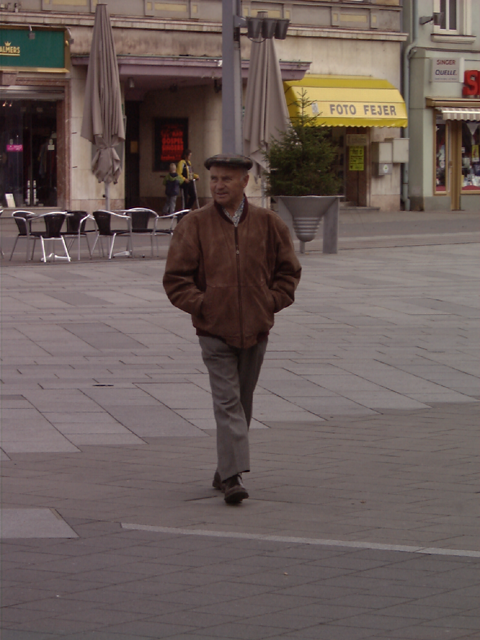
#> input picture opencv/pedestrian-detection/images/person2.png, 480 x 640 px
$ jupyter execute Untitled.ipynb   (shell and % lines are left out)
#> lines starting #> are read from the running program, lines starting #| are printed output that depends on the picture; after the words box and inside, x2 and y2 are one past the last pixel; in counts of white or black regions, pixels touching at a corner belong together
[cell 1]
import cv2
import matplotlib.pyplot as plt
import numpy as np
plt.rcParams['figure.figsize'] = [15, 10]

[cell 2]
hog = cv2.HOGDescriptor()
hog.setSVMDetector(cv2.HOGDescriptor_getDefaultPeopleDetector())

[cell 3]
image_path = 'images/person2.png'
image = cv2.imread(image_path)
#> image is the input picture: shape (640, 480, 3); mean B, G, R 89.8, 93.3, 107
image = cv2.cvtColor(image, cv2.COLOR_BGR2RGB)

[cell 4]
# detect people in the image
(rectangles, weights) = hog.detectMultiScale(image, winStride=(4, 4), padding=(3, 3), scale=1.05)
#> rectangles = [[135, 144, 200, 399]]; weights = [2.92]

[cell 5]
for (x, y, w, h) in rectangles:
    cv2.rectangle(image, (x, y), (x + w, y + h), (0, 0, 255), 2)
#> this loop made 1 pass
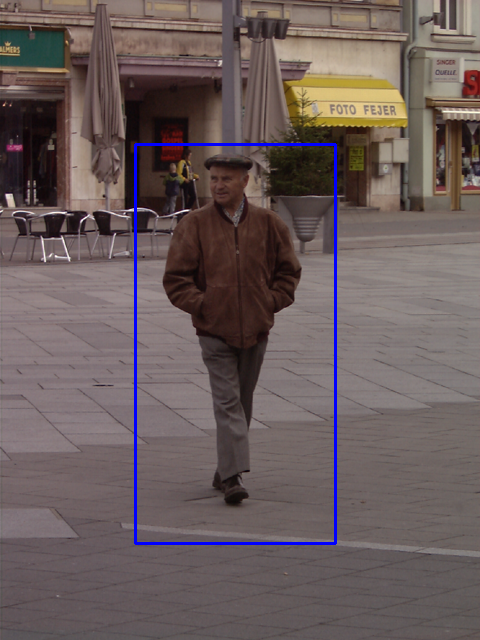
#> image: shape (640, 480, 3); mean R, G, B 105.9, 92.3, 91.8

Zastosować metodę "Non Maximum Suppression" w odniesieniu do ograniczników, stosując dość duży próg nakładania się, aby spróbować utrzymać nakładające się skrzynie, które nadal są ludźmi.

[cell 6]
rectangless = np.array([[x, y, x + w, y + h] for (x, y, w, h) in rectangles])
#> rectangless = [[135, 144, 335, 543]]

[cell 7]
for (xA, yA, xB, yB) in rectangless:
    cv2.rectangle(image, (xA, yA), (xB, yB), (0, 255, 0), 2)
#> this loop made 1 pass
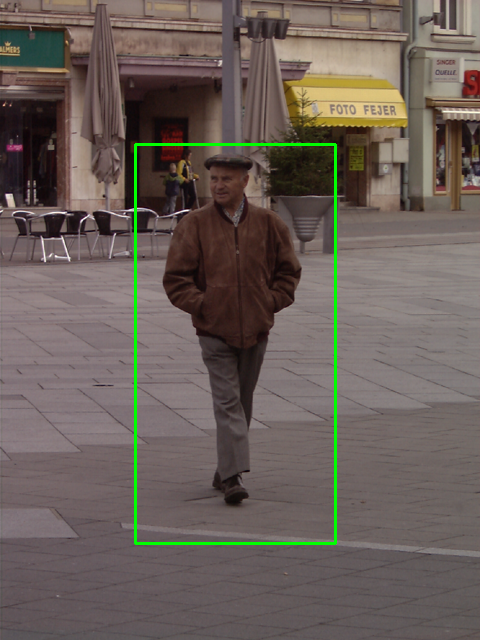
#> image: shape (640, 480, 3); 1.17% of pixels changed, all inside (x1, y1, x2, y2) = (134, 143, 337, 545)

plt.imshow(image)

$ run again, with opencv/pedestrian-detection/images/person1.png copied over opencv/pedestrian-detection/images/person2.png
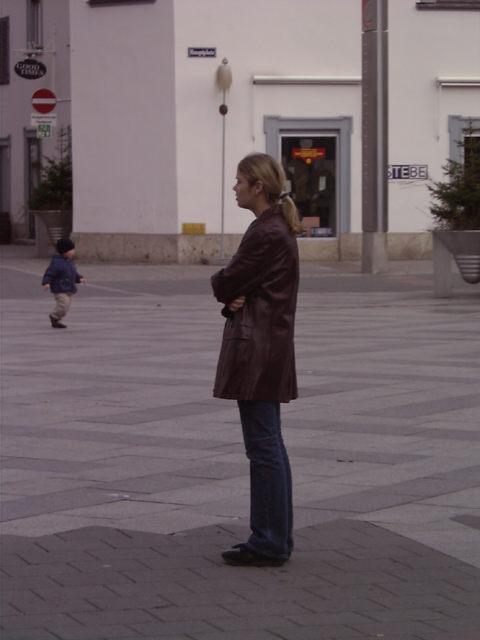
#> input picture opencv/pedestrian-detection/images/person1.png, 480 x 640 px
#> image is the input picture: shape (640, 480, 3); mean B, G, R 103.7, 99.5, 111.5
#> rectangles = [[26, 213, 71, 141], [165, 174, 195, 391]]; weights = [1.23, 2.33]
#> the loop `for (x, y, w, h) in rectangles:` made 2 passes
#> after the loop `for (x, y, w, h) in rectangles:`:
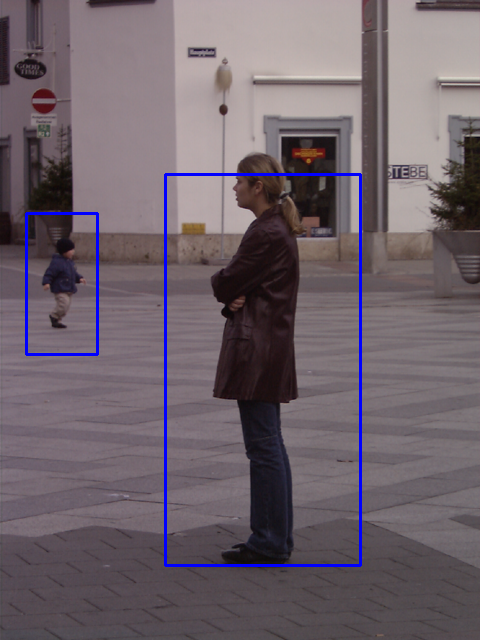
#> image: shape (640, 480, 3); mean R, G, B 109.8, 98, 106.2
#> rectangless = [[26, 213, 97, 354], [165, 174, 360, 565]]
#> the loop `for (xA, yA, xB, yB) in rectangless:` made 2 passes
#> after the loop `for (xA, yA, xB, yB) in rectangless:`:
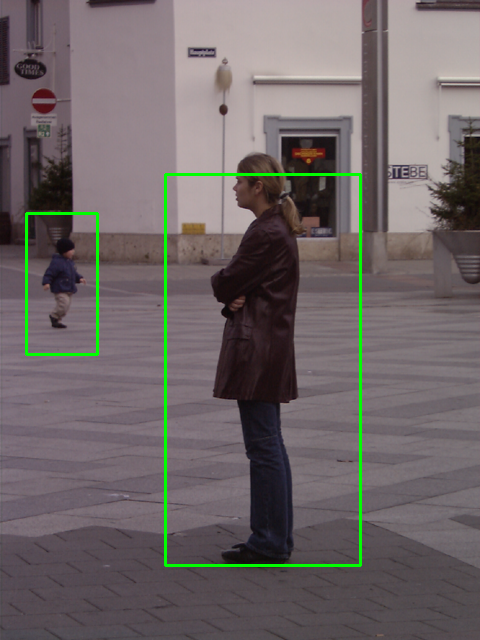
#> image: shape (640, 480, 3); 1.56% of pixels changed, all inside (x1, y1, x2, y2) = (25, 173, 362, 567)

$ run again, with opencv/pedestrian-detection/images/person3.png copied over opencv/pedestrian-detection/images/person2.png
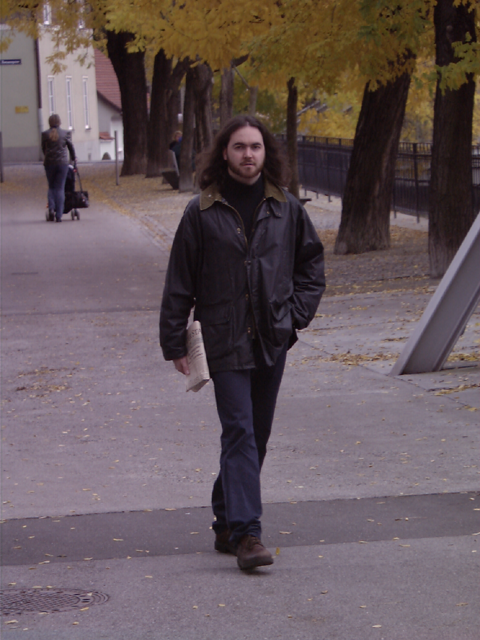
#> input picture opencv/pedestrian-detection/images/person3.png, 480 x 640 px
#> image is the input picture: shape (640, 480, 3); mean B, G, R 91.9, 87.8, 102.2
#> rectangles = [[16, 77, 87, 173], [160, 28, 74, 148], [123, 140, 232, 464]]; weights = [3.93, 0.331, 2.68]
#> the loop `for (x, y, w, h) in rectangles:` made 3 passes
#> after the loop `for (x, y, w, h) in rectangles:`:
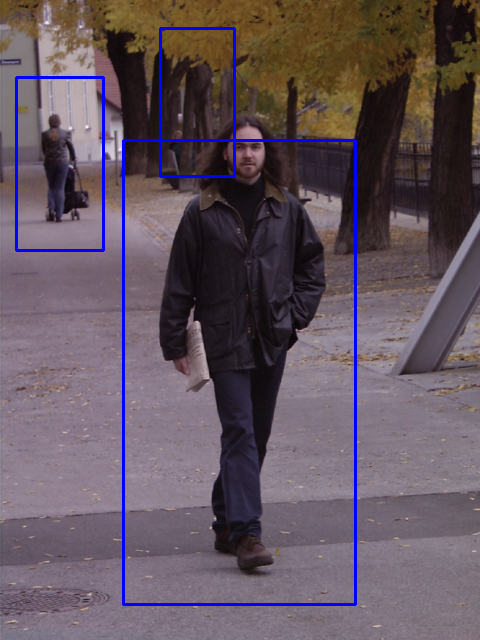
#> image: shape (640, 480, 3); mean R, G, B 99.7, 85.7, 95.5
#> rectangless = [[16, 77, 103, 250], [160, 28, 234, 176], [123, 140, 355, 604]]
#> the loop `for (xA, yA, xB, yB) in rectangless:` made 3 passes
#> after the loop `for (xA, yA, xB, yB) in rectangless:`:
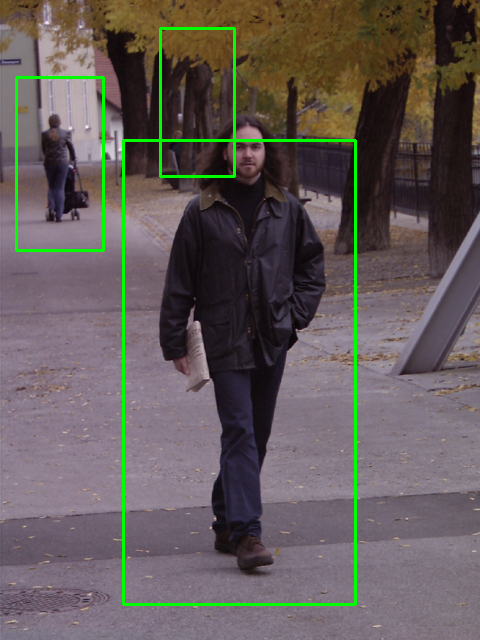
#> image: shape (640, 480, 3); 2.29% of pixels changed, all inside (x1, y1, x2, y2) = (15, 27, 357, 606)
